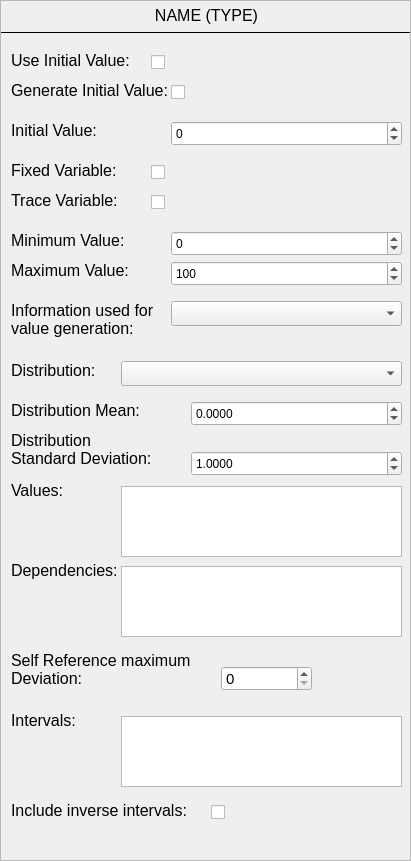
<?xml version="1.0" encoding="UTF-8"?>
<ui version="4.0">
 <class>Form</class>
 <widget class="QWidget" name="Form">
  <property name="geometry">
   <rect>
    <x>0</x>
    <y>0</y>
    <width>411</width>
    <height>861</height>
   </rect>
  </property>
  <property name="windowTitle">
   <string>Form</string>
  </property>
  <widget class="QScrollArea" name="vaiable_input_string">
   <property name="geometry">
    <rect>
     <x>0</x>
     <y>0</y>
     <width>411</width>
     <height>861</height>
    </rect>
   </property>
   <property name="frameShadow">
    <enum>QFrame::Sunken</enum>
   </property>
   <property name="verticalScrollBarPolicy">
    <enum>Qt::ScrollBarAlwaysOff</enum>
   </property>
   <property name="horizontalScrollBarPolicy">
    <enum>Qt::ScrollBarAlwaysOff</enum>
   </property>
   <property name="widgetResizable">
    <bool>true</bool>
   </property>
   <widget class="QWidget" name="scrollAreaWidgetContents_7">
    <property name="geometry">
     <rect>
      <x>0</x>
      <y>0</y>
      <width>409</width>
      <height>859</height>
     </rect>
    </property>
    <widget class="QWidget" name="variable_input" native="true">
     <property name="geometry">
      <rect>
       <x>10</x>
       <y>120</y>
       <width>401</width>
       <height>27</height>
      </rect>
     </property>
     <property name="toolTip">
      <string>&lt;html&gt;&lt;head/&gt;&lt;body&gt;&lt;p&gt;If the above option is checked this setting let's you adjust the initial value.&lt;/p&gt;&lt;/body&gt;&lt;/html&gt;</string>
     </property>
     <property name="whatsThis">
      <string>&lt;html&gt;&lt;head/&gt;&lt;body&gt;&lt;p&gt;Dies ist ein Test&lt;/p&gt;&lt;p&gt;&lt;br/&gt;&lt;/p&gt;&lt;/body&gt;&lt;/html&gt;</string>
     </property>
     <widget class="QLabel" name="initial_value_label">
      <property name="geometry">
       <rect>
        <x>0</x>
        <y>0</y>
        <width>91</width>
        <height>21</height>
       </rect>
      </property>
      <property name="font">
       <font>
        <pointsize>12</pointsize>
       </font>
      </property>
      <property name="text">
       <string>Initial Value:</string>
      </property>
      <property name="alignment">
       <set>Qt::AlignLeading|Qt::AlignLeft|Qt::AlignTop</set>
      </property>
     </widget>
     <widget class="QSpinBox" name="initial_value_input">
      <property name="geometry">
       <rect>
        <x>160</x>
        <y>0</y>
        <width>231</width>
        <height>25</height>
       </rect>
      </property>
      <property name="minimum">
       <number>-99999999</number>
      </property>
      <property name="maximum">
       <number>99999999</number>
      </property>
     </widget>
    </widget>
    <widget class="QLabel" name="header_label">
     <property name="geometry">
      <rect>
       <x>10</x>
       <y>5</y>
       <width>391</width>
       <height>21</height>
      </rect>
     </property>
     <property name="font">
      <font>
       <pointsize>12</pointsize>
      </font>
     </property>
     <property name="toolTip">
      <string>&lt;html&gt;&lt;head/&gt;&lt;body&gt;&lt;p&gt;The name and the type of the variable.&lt;/p&gt;&lt;/body&gt;&lt;/html&gt;</string>
     </property>
     <property name="text">
      <string>NAME (TYPE)</string>
     </property>
     <property name="alignment">
      <set>Qt::AlignHCenter|Qt::AlignTop</set>
     </property>
    </widget>
    <widget class="Line" name="line_17">
     <property name="geometry">
      <rect>
       <x>0</x>
       <y>30</y>
       <width>411</width>
       <height>3</height>
      </rect>
     </property>
     <property name="frameShadow">
      <enum>QFrame::Plain</enum>
     </property>
     <property name="orientation">
      <enum>Qt::Horizontal</enum>
     </property>
    </widget>
    <widget class="QWidget" name="variable_input_2" native="true">
     <property name="geometry">
      <rect>
       <x>10</x>
       <y>480</y>
       <width>401</width>
       <height>81</height>
      </rect>
     </property>
     <property name="toolTip">
      <string>&lt;html&gt;&lt;head/&gt;&lt;body&gt;&lt;p&gt;This field allows to specify valid values for the variable. These values are used if a transition writes to the variable. The specification has to be done using the following syntax:&lt;/p&gt;&lt;p align=&quot;center&quot;&gt;&amp;quot;value1&amp;quot;, &amp;quot;value2&amp;quot;, ...&lt;/p&gt;&lt;p&gt;Optionally weights can be specified for each value. Each weight has to be a whole positive number. If weights are specified they have to be specified using the following syntax:&lt;/p&gt;&lt;p align=&quot;center&quot;&gt;&amp;quot;value1&amp;quot;, &amp;quot;value2&amp;quot; | value1_weight, value2_weight&lt;/p&gt;&lt;p&gt;If weights are specified the number of specified values must equal the number of specified weights.&lt;/p&gt;&lt;/body&gt;&lt;/html&gt;</string>
     </property>
     <property name="whatsThis">
      <string>&lt;html&gt;&lt;head/&gt;&lt;body&gt;&lt;p&gt;Dies ist ein Test&lt;/p&gt;&lt;p&gt;&lt;br/&gt;&lt;/p&gt;&lt;/body&gt;&lt;/html&gt;</string>
     </property>
     <widget class="QLabel" name="initial_value_label_2">
      <property name="geometry">
       <rect>
        <x>0</x>
        <y>0</y>
        <width>51</width>
        <height>21</height>
       </rect>
      </property>
      <property name="font">
       <font>
        <pointsize>12</pointsize>
       </font>
      </property>
      <property name="text">
       <string>Values:</string>
      </property>
      <property name="alignment">
       <set>Qt::AlignLeading|Qt::AlignLeft|Qt::AlignTop</set>
      </property>
     </widget>
     <widget class="QPlainTextEdit" name="values_input">
      <property name="geometry">
       <rect>
        <x>110</x>
        <y>5</y>
        <width>281</width>
        <height>71</height>
       </rect>
      </property>
      <property name="font">
       <font>
        <pointsize>12</pointsize>
       </font>
      </property>
     </widget>
    </widget>
    <widget class="QWidget" name="variable_input_3" native="true">
     <property name="geometry">
      <rect>
       <x>10</x>
       <y>560</y>
       <width>401</width>
       <height>81</height>
      </rect>
     </property>
     <property name="toolTip">
      <string>&lt;html&gt;&lt;head/&gt;&lt;body&gt;&lt;p&gt;This field allows to specify dependencies of the variable. These dependencies are considered when generating values for this variable. The specification has to be done using the following syntax:&lt;/p&gt;&lt;p align=&quot;center&quot;&gt;&amp;quot;logical_expression&amp;quot; =&amp;gt; &amp;quot;constraint1&amp;quot;, dependency2, ...&lt;/p&gt;&lt;p&gt;Example for the variable &amp;quot;cancer_type&amp;quot;: &lt;/p&gt;&lt;p align=&quot;center&quot;&gt;&amp;quot;gender == 'female' &amp;quot; =&amp;gt; &amp;quot; '!=' ; 'prostate cancer' &amp;quot;&lt;/p&gt;&lt;p&gt;The logical expression has to follow the same syntax as the guard transitions in a PNML model. The constraints have to follow the following syntax:&lt;/p&gt;&lt;p align=&quot;center&quot;&gt;&amp;quot; 'operator' ; 'value' &amp;quot;&lt;/p&gt;&lt;p&gt;The operators that are alowed are: &amp;quot;&amp;lt;&amp;quot;, &amp;quot;&amp;lt;=&amp;quot;, &amp;quot;&amp;gt;&amp;quot;, &amp;quot;&amp;gt;=&amp;quot;, &amp;quot;==&amp;quot;, &amp;quot;!=&amp;quot; For date variables the value has to be input in the following syntax: &amp;quot;yyyy-MM-ddThh:mm:ss&amp;quot;&lt;/p&gt;&lt;p&gt;&lt;br/&gt;&lt;/p&gt;&lt;p&gt;In addition to &amp;quot;normal&amp;quot; dependencies this input field can also be used to use the &amp;quot;self_reference&amp;quot; feature, which is only available for numeric and date variables. This feature allows you to have variable values change every time they are written to while reference to them self. The following syntax must be used for this feature.&lt;/p&gt;&lt;p align=&quot;center&quot;&gt;&amp;quot;SELF_REFERENCE' &amp;quot; =&amp;gt; &amp;quot; '+' ; '5' &amp;quot;&lt;/p&gt;&lt;p&gt;In the above example the variable value will be increased by 5 every time the variable is written to. However, it should be noted that this dependency only gets activated when the variable alredy has a value. The allowed operators for this feature are &amp;quot;+&amp;quot;, &amp;quot;-&amp;quot;, &amp;quot;/&amp;quot;, and &amp;quot;*&amp;quot;. For Date variables the value has to be input in the following syntax: &amp;quot;dd:hh:mm:ss&amp;quot;. &lt;/p&gt;&lt;/body&gt;&lt;/html&gt;</string>
     </property>
     <property name="whatsThis">
      <string>&lt;html&gt;&lt;head/&gt;&lt;body&gt;&lt;p&gt;Dies ist ein Test&lt;/p&gt;&lt;p&gt;&lt;br/&gt;&lt;/p&gt;&lt;/body&gt;&lt;/html&gt;</string>
     </property>
     <widget class="QLabel" name="dependencies_label">
      <property name="geometry">
       <rect>
        <x>0</x>
        <y>0</y>
        <width>111</width>
        <height>21</height>
       </rect>
      </property>
      <property name="font">
       <font>
        <pointsize>12</pointsize>
       </font>
      </property>
      <property name="text">
       <string>Dependencies:</string>
      </property>
      <property name="alignment">
       <set>Qt::AlignLeading|Qt::AlignLeft|Qt::AlignTop</set>
      </property>
     </widget>
     <widget class="QPlainTextEdit" name="dependencies_input">
      <property name="geometry">
       <rect>
        <x>110</x>
        <y>5</y>
        <width>281</width>
        <height>71</height>
       </rect>
      </property>
      <property name="font">
       <font>
        <pointsize>12</pointsize>
       </font>
      </property>
     </widget>
    </widget>
    <widget class="QWidget" name="variable_input_4" native="true">
     <property name="geometry">
      <rect>
       <x>10</x>
       <y>230</y>
       <width>401</width>
       <height>27</height>
      </rect>
     </property>
     <property name="toolTip">
      <string>&lt;html&gt;&lt;head/&gt;&lt;body&gt;&lt;p&gt;This setting let's you set a minimum value for all values generated for this variable.&lt;/p&gt;&lt;/body&gt;&lt;/html&gt;</string>
     </property>
     <property name="whatsThis">
      <string>&lt;html&gt;&lt;head/&gt;&lt;body&gt;&lt;p&gt;Dies ist ein Test&lt;/p&gt;&lt;p&gt;&lt;br/&gt;&lt;/p&gt;&lt;/body&gt;&lt;/html&gt;</string>
     </property>
     <widget class="QLabel" name="initial_value_label_3">
      <property name="geometry">
       <rect>
        <x>0</x>
        <y>0</y>
        <width>121</width>
        <height>21</height>
       </rect>
      </property>
      <property name="font">
       <font>
        <pointsize>12</pointsize>
       </font>
      </property>
      <property name="text">
       <string>Minimum Value:</string>
      </property>
      <property name="alignment">
       <set>Qt::AlignLeading|Qt::AlignLeft|Qt::AlignTop</set>
      </property>
     </widget>
     <widget class="QSpinBox" name="minimum_value_input">
      <property name="geometry">
       <rect>
        <x>160</x>
        <y>0</y>
        <width>231</width>
        <height>25</height>
       </rect>
      </property>
      <property name="minimum">
       <number>-99999999</number>
      </property>
      <property name="maximum">
       <number>99999999</number>
      </property>
     </widget>
    </widget>
    <widget class="QWidget" name="variable_input_5" native="true">
     <property name="geometry">
      <rect>
       <x>10</x>
       <y>260</y>
       <width>401</width>
       <height>27</height>
      </rect>
     </property>
     <property name="toolTip">
      <string>&lt;html&gt;&lt;head/&gt;&lt;body&gt;&lt;p&gt;This setting let's you set a maximum value for all values generated for this variable.&lt;/p&gt;&lt;/body&gt;&lt;/html&gt;</string>
     </property>
     <property name="whatsThis">
      <string>&lt;html&gt;&lt;head/&gt;&lt;body&gt;&lt;p&gt;Dies ist ein Test&lt;/p&gt;&lt;p&gt;&lt;br/&gt;&lt;/p&gt;&lt;/body&gt;&lt;/html&gt;</string>
     </property>
     <widget class="QLabel" name="initial_value_label_4">
      <property name="geometry">
       <rect>
        <x>0</x>
        <y>0</y>
        <width>121</width>
        <height>21</height>
       </rect>
      </property>
      <property name="font">
       <font>
        <pointsize>12</pointsize>
       </font>
      </property>
      <property name="text">
       <string>Maximum Value:</string>
      </property>
      <property name="alignment">
       <set>Qt::AlignLeading|Qt::AlignLeft|Qt::AlignTop</set>
      </property>
     </widget>
     <widget class="QSpinBox" name="maximum_value_input">
      <property name="geometry">
       <rect>
        <x>160</x>
        <y>0</y>
        <width>231</width>
        <height>25</height>
       </rect>
      </property>
      <property name="minimum">
       <number>-99999999</number>
      </property>
      <property name="maximum">
       <number>99999999</number>
      </property>
      <property name="value">
       <number>100</number>
      </property>
     </widget>
    </widget>
    <widget class="QWidget" name="variable_input_6" native="true">
     <property name="geometry">
      <rect>
       <x>10</x>
       <y>710</y>
       <width>401</width>
       <height>81</height>
      </rect>
     </property>
     <property name="toolTip">
      <string>&lt;html&gt;&lt;head/&gt;&lt;body&gt;&lt;p&gt;This setting allows to specify intervals for the value generation for this variable. If intervals are used a random interval will be chosen and a value will be generated that lies inside this interval. The following syntax must be used to specify intervals:&lt;/p&gt;&lt;p align=&quot;center&quot;&gt;(&amp;quot;operator&amp;quot; ; &amp;quot;boundry&amp;quot;), (&amp;quot;operator&amp;quot; ; &amp;quot;boundry&amp;quot;)...&lt;/p&gt;&lt;p align=&quot;center&quot;&gt;Allowed operators: &amp;quot;&amp;lt;&amp;quot;, &amp;quot;&amp;gt;&amp;quot;, &amp;quot;&amp;lt;=&amp;quot;, &amp;quot;&amp;gt;=&amp;quot;&lt;/p&gt;&lt;p align=&quot;center&quot;&gt;example: (&amp;quot;&amp;lt;&amp;quot; ; &amp;quot;1.0&amp;quot;)&lt;/p&gt;&lt;/body&gt;&lt;/html&gt;</string>
     </property>
     <property name="whatsThis">
      <string>&lt;html&gt;&lt;head/&gt;&lt;body&gt;&lt;p&gt;Dies ist ein Test&lt;/p&gt;&lt;p&gt;&lt;br/&gt;&lt;/p&gt;&lt;/body&gt;&lt;/html&gt;</string>
     </property>
     <widget class="QLabel" name="dependencies_label_2">
      <property name="geometry">
       <rect>
        <x>0</x>
        <y>0</y>
        <width>111</width>
        <height>21</height>
       </rect>
      </property>
      <property name="font">
       <font>
        <pointsize>12</pointsize>
       </font>
      </property>
      <property name="text">
       <string>Intervals:</string>
      </property>
      <property name="alignment">
       <set>Qt::AlignLeading|Qt::AlignLeft|Qt::AlignTop</set>
      </property>
     </widget>
     <widget class="QPlainTextEdit" name="intervals_input">
      <property name="geometry">
       <rect>
        <x>110</x>
        <y>5</y>
        <width>281</width>
        <height>71</height>
       </rect>
      </property>
     </widget>
    </widget>
    <widget class="QWidget" name="variable_input_7" native="true">
     <property name="geometry">
      <rect>
       <x>10</x>
       <y>360</y>
       <width>401</width>
       <height>27</height>
      </rect>
     </property>
     <property name="toolTip">
      <string>&lt;html&gt;&lt;head/&gt;&lt;body&gt;&lt;p&gt;This setting allows to change the type of the distribution used to generate values for this variable.&lt;/p&gt;&lt;/body&gt;&lt;/html&gt;</string>
     </property>
     <property name="whatsThis">
      <string>&lt;html&gt;&lt;head/&gt;&lt;body&gt;&lt;p&gt;Dies ist ein Test&lt;/p&gt;&lt;p&gt;&lt;br/&gt;&lt;/p&gt;&lt;/body&gt;&lt;/html&gt;</string>
     </property>
     <widget class="QLabel" name="initial_value_label_5">
      <property name="geometry">
       <rect>
        <x>0</x>
        <y>0</y>
        <width>101</width>
        <height>21</height>
       </rect>
      </property>
      <property name="font">
       <font>
        <pointsize>12</pointsize>
       </font>
      </property>
      <property name="text">
       <string>Distribution:</string>
      </property>
      <property name="alignment">
       <set>Qt::AlignLeading|Qt::AlignLeft|Qt::AlignTop</set>
      </property>
     </widget>
     <widget class="QComboBox" name="distribution_input">
      <property name="geometry">
       <rect>
        <x>110</x>
        <y>0</y>
        <width>281</width>
        <height>25</height>
       </rect>
      </property>
     </widget>
    </widget>
    <widget class="QWidget" name="variable_input_8" native="true">
     <property name="geometry">
      <rect>
       <x>10</x>
       <y>300</y>
       <width>401</width>
       <height>51</height>
      </rect>
     </property>
     <property name="toolTip">
      <string>&lt;html&gt;&lt;head/&gt;&lt;body&gt;&lt;p&gt;This setting allows to specify which information is used to generate the values for this variable.&lt;/p&gt;&lt;/body&gt;&lt;/html&gt;</string>
     </property>
     <property name="whatsThis">
      <string>&lt;html&gt;&lt;head/&gt;&lt;body&gt;&lt;p&gt;Dies ist ein Test&lt;/p&gt;&lt;p&gt;&lt;br/&gt;&lt;/p&gt;&lt;/body&gt;&lt;/html&gt;</string>
     </property>
     <widget class="QComboBox" name="used_info_input">
      <property name="geometry">
       <rect>
        <x>160</x>
        <y>0</y>
        <width>231</width>
        <height>25</height>
       </rect>
      </property>
      <property name="editable">
       <bool>false</bool>
      </property>
     </widget>
     <widget class="QLabel" name="initial_value_label_8">
      <property name="geometry">
       <rect>
        <x>0</x>
        <y>0</y>
        <width>181</width>
        <height>51</height>
       </rect>
      </property>
      <property name="font">
       <font>
        <pointsize>12</pointsize>
       </font>
      </property>
      <property name="text">
       <string>Information used for
value generation:</string>
      </property>
      <property name="alignment">
       <set>Qt::AlignLeading|Qt::AlignLeft|Qt::AlignTop</set>
      </property>
     </widget>
    </widget>
    <widget class="QWidget" name="variable_input_9" native="true">
     <property name="geometry">
      <rect>
       <x>10</x>
       <y>400</y>
       <width>401</width>
       <height>27</height>
      </rect>
     </property>
     <property name="toolTip">
      <string>&lt;html&gt;&lt;head/&gt;&lt;body&gt;&lt;p&gt;The mean value that the distribution should have.&lt;/p&gt;&lt;/body&gt;&lt;/html&gt;</string>
     </property>
     <property name="whatsThis">
      <string>&lt;html&gt;&lt;head/&gt;&lt;body&gt;&lt;p&gt;Dies ist ein Test&lt;/p&gt;&lt;p&gt;&lt;br/&gt;&lt;/p&gt;&lt;/body&gt;&lt;/html&gt;</string>
     </property>
     <widget class="QLabel" name="initial_value_label_9">
      <property name="geometry">
       <rect>
        <x>0</x>
        <y>0</y>
        <width>141</width>
        <height>21</height>
       </rect>
      </property>
      <property name="font">
       <font>
        <pointsize>12</pointsize>
       </font>
      </property>
      <property name="text">
       <string>Distribution Mean:</string>
      </property>
      <property name="alignment">
       <set>Qt::AlignLeading|Qt::AlignLeft|Qt::AlignTop</set>
      </property>
     </widget>
     <widget class="QDoubleSpinBox" name="distribution_mean_input">
      <property name="geometry">
       <rect>
        <x>180</x>
        <y>0</y>
        <width>211</width>
        <height>25</height>
       </rect>
      </property>
      <property name="decimals">
       <number>4</number>
      </property>
      <property name="minimum">
       <double>-99999999.000000000000000</double>
      </property>
      <property name="maximum">
       <double>99999999.000000000000000</double>
      </property>
     </widget>
    </widget>
    <widget class="QWidget" name="variable_input_10" native="true">
     <property name="geometry">
      <rect>
       <x>10</x>
       <y>430</y>
       <width>401</width>
       <height>51</height>
      </rect>
     </property>
     <property name="toolTip">
      <string>&lt;html&gt;&lt;head/&gt;&lt;body&gt;&lt;p&gt;The standard deviation that the distribution should have.&lt;/p&gt;&lt;/body&gt;&lt;/html&gt;</string>
     </property>
     <property name="whatsThis">
      <string>&lt;html&gt;&lt;head/&gt;&lt;body&gt;&lt;p&gt;Dies ist ein Test&lt;/p&gt;&lt;p&gt;&lt;br/&gt;&lt;/p&gt;&lt;/body&gt;&lt;/html&gt;</string>
     </property>
     <widget class="QLabel" name="initial_value_label_10">
      <property name="geometry">
       <rect>
        <x>0</x>
        <y>0</y>
        <width>151</width>
        <height>51</height>
       </rect>
      </property>
      <property name="font">
       <font>
        <pointsize>12</pointsize>
       </font>
      </property>
      <property name="text">
       <string>Distribution
Standard Deviation:</string>
      </property>
      <property name="alignment">
       <set>Qt::AlignLeading|Qt::AlignLeft|Qt::AlignTop</set>
      </property>
     </widget>
     <widget class="QDoubleSpinBox" name="distribution_sd_input">
      <property name="geometry">
       <rect>
        <x>180</x>
        <y>20</y>
        <width>211</width>
        <height>25</height>
       </rect>
      </property>
      <property name="decimals">
       <number>4</number>
      </property>
      <property name="minimum">
       <double>0.000000000000000</double>
      </property>
      <property name="maximum">
       <double>99999999.000000000000000</double>
      </property>
      <property name="value">
       <double>1.000000000000000</double>
      </property>
     </widget>
    </widget>
    <widget class="QWidget" name="variable_input_11" native="true">
     <property name="geometry">
      <rect>
       <x>10</x>
       <y>50</y>
       <width>401</width>
       <height>27</height>
      </rect>
     </property>
     <property name="toolTip">
      <string>&lt;html&gt;&lt;head/&gt;&lt;body&gt;&lt;p&gt;If this option is checked the variable will have an initial value that is not dependend on a transition writing to it.&lt;/p&gt;&lt;/body&gt;&lt;/html&gt;</string>
     </property>
     <property name="whatsThis">
      <string>&lt;html&gt;&lt;head/&gt;&lt;body&gt;&lt;p&gt;Dies ist ein Test&lt;/p&gt;&lt;p&gt;&lt;br/&gt;&lt;/p&gt;&lt;/body&gt;&lt;/html&gt;</string>
     </property>
     <widget class="QLabel" name="initial_value_label_6">
      <property name="geometry">
       <rect>
        <x>0</x>
        <y>0</y>
        <width>121</width>
        <height>21</height>
       </rect>
      </property>
      <property name="font">
       <font>
        <pointsize>12</pointsize>
       </font>
      </property>
      <property name="text">
       <string>Use Initial Value:</string>
      </property>
      <property name="alignment">
       <set>Qt::AlignLeading|Qt::AlignLeft|Qt::AlignTop</set>
      </property>
     </widget>
     <widget class="QCheckBox" name="use_initial_value_input">
      <property name="geometry">
       <rect>
        <x>140</x>
        <y>0</y>
        <width>82</width>
        <height>23</height>
       </rect>
      </property>
      <property name="text">
       <string/>
      </property>
     </widget>
    </widget>
    <widget class="QWidget" name="variable_input_12" native="true">
     <property name="geometry">
      <rect>
       <x>10</x>
       <y>800</y>
       <width>401</width>
       <height>27</height>
      </rect>
     </property>
     <property name="toolTip">
      <string>&lt;html&gt;&lt;head/&gt;&lt;body&gt;&lt;p&gt;If this option is checked the inverse intervals are also included. For example, if the interval (&amp;quot;&amp;lt;&amp;quot;, &amp;quot;1.0&amp;quot;) is entered the inverse interval is (&amp;quot;&amp;gt;=&amp;quot;, &amp;quot;1.0&amp;quot;) is also included.&lt;/p&gt;&lt;/body&gt;&lt;/html&gt;</string>
     </property>
     <property name="whatsThis">
      <string>&lt;html&gt;&lt;head/&gt;&lt;body&gt;&lt;p&gt;Dies ist ein Test&lt;/p&gt;&lt;p&gt;&lt;br/&gt;&lt;/p&gt;&lt;/body&gt;&lt;/html&gt;</string>
     </property>
     <widget class="QLabel" name="initial_value_label_7">
      <property name="geometry">
       <rect>
        <x>0</x>
        <y>0</y>
        <width>181</width>
        <height>21</height>
       </rect>
      </property>
      <property name="font">
       <font>
        <pointsize>12</pointsize>
       </font>
      </property>
      <property name="text">
       <string>Include inverse intervals: </string>
      </property>
      <property name="alignment">
       <set>Qt::AlignLeading|Qt::AlignLeft|Qt::AlignTop</set>
      </property>
     </widget>
     <widget class="QCheckBox" name="inverse_intervals_input">
      <property name="geometry">
       <rect>
        <x>200</x>
        <y>0</y>
        <width>82</width>
        <height>23</height>
       </rect>
      </property>
      <property name="text">
       <string/>
      </property>
     </widget>
    </widget>
    <widget class="QWidget" name="gen_initial_value" native="true">
     <property name="geometry">
      <rect>
       <x>10</x>
       <y>80</y>
       <width>401</width>
       <height>27</height>
      </rect>
     </property>
     <property name="toolTip">
      <string>&lt;html&gt;&lt;head/&gt;&lt;body&gt;&lt;p&gt;If this option is checked the initial value will be generated and and the  input for the initial value that is below this option will not be used.&lt;/p&gt;&lt;/body&gt;&lt;/html&gt;</string>
     </property>
     <property name="whatsThis">
      <string>&lt;html&gt;&lt;head/&gt;&lt;body&gt;&lt;p&gt;Dies ist ein Test&lt;/p&gt;&lt;p&gt;&lt;br/&gt;&lt;/p&gt;&lt;/body&gt;&lt;/html&gt;</string>
     </property>
     <widget class="QLabel" name="initial_value_label_11">
      <property name="geometry">
       <rect>
        <x>0</x>
        <y>0</y>
        <width>161</width>
        <height>21</height>
       </rect>
      </property>
      <property name="font">
       <font>
        <pointsize>12</pointsize>
       </font>
      </property>
      <property name="text">
       <string>Generate Initial Value:</string>
      </property>
      <property name="alignment">
       <set>Qt::AlignLeading|Qt::AlignLeft|Qt::AlignTop</set>
      </property>
     </widget>
     <widget class="QCheckBox" name="gen_initial_value_input">
      <property name="geometry">
       <rect>
        <x>160</x>
        <y>0</y>
        <width>82</width>
        <height>23</height>
       </rect>
      </property>
      <property name="text">
       <string/>
      </property>
     </widget>
    </widget>
    <widget class="QWidget" name="fixed_variable" native="true">
     <property name="geometry">
      <rect>
       <x>10</x>
       <y>160</y>
       <width>401</width>
       <height>27</height>
      </rect>
     </property>
     <property name="toolTip">
      <string>&lt;html&gt;&lt;head/&gt;&lt;body&gt;&lt;p&gt;If this option is checked the variable will have a fixed value once it has been written to once. Even if another transition writes to it, the value will not change.&lt;/p&gt;&lt;/body&gt;&lt;/html&gt;</string>
     </property>
     <property name="whatsThis">
      <string>&lt;html&gt;&lt;head/&gt;&lt;body&gt;&lt;p&gt;Dies ist ein Test&lt;/p&gt;&lt;p&gt;&lt;br/&gt;&lt;/p&gt;&lt;/body&gt;&lt;/html&gt;</string>
     </property>
     <widget class="QLabel" name="initial_value_label_12">
      <property name="geometry">
       <rect>
        <x>0</x>
        <y>0</y>
        <width>121</width>
        <height>21</height>
       </rect>
      </property>
      <property name="font">
       <font>
        <pointsize>12</pointsize>
       </font>
      </property>
      <property name="text">
       <string>Fixed Variable:</string>
      </property>
      <property name="alignment">
       <set>Qt::AlignLeading|Qt::AlignLeft|Qt::AlignTop</set>
      </property>
     </widget>
     <widget class="QCheckBox" name="fixed_variable_input">
      <property name="geometry">
       <rect>
        <x>140</x>
        <y>0</y>
        <width>82</width>
        <height>23</height>
       </rect>
      </property>
      <property name="text">
       <string/>
      </property>
     </widget>
    </widget>
    <widget class="QWidget" name="trace_variable" native="true">
     <property name="geometry">
      <rect>
       <x>10</x>
       <y>190</y>
       <width>401</width>
       <height>27</height>
      </rect>
     </property>
     <property name="toolTip">
      <string>&lt;html&gt;&lt;head/&gt;&lt;body&gt;&lt;p&gt;If this option is checked the variable will be a trace variable, that is not part of any events.&lt;/p&gt;&lt;/body&gt;&lt;/html&gt;</string>
     </property>
     <property name="whatsThis">
      <string>&lt;html&gt;&lt;head/&gt;&lt;body&gt;&lt;p&gt;Dies ist ein Test&lt;/p&gt;&lt;p&gt;&lt;br/&gt;&lt;/p&gt;&lt;/body&gt;&lt;/html&gt;</string>
     </property>
     <widget class="QLabel" name="initial_value_label_13">
      <property name="geometry">
       <rect>
        <x>0</x>
        <y>0</y>
        <width>131</width>
        <height>21</height>
       </rect>
      </property>
      <property name="font">
       <font>
        <pointsize>12</pointsize>
       </font>
      </property>
      <property name="text">
       <string>Trace Variable:</string>
      </property>
      <property name="alignment">
       <set>Qt::AlignLeading|Qt::AlignLeft|Qt::AlignTop</set>
      </property>
     </widget>
     <widget class="QCheckBox" name="trace_variable_input">
      <property name="geometry">
       <rect>
        <x>140</x>
        <y>0</y>
        <width>82</width>
        <height>23</height>
       </rect>
      </property>
      <property name="text">
       <string/>
      </property>
     </widget>
    </widget>
    <widget class="QWidget" name="self_deviation" native="true">
     <property name="geometry">
      <rect>
       <x>10</x>
       <y>650</y>
       <width>401</width>
       <height>51</height>
      </rect>
     </property>
     <property name="toolTip">
      <string>&lt;html&gt;&lt;head/&gt;&lt;body&gt;&lt;p&gt;This setting allows you to add some variance for the self reference feature. To understand how this feature works, consider the following example:&lt;/p&gt;&lt;p align=&quot;center&quot;&gt;&amp;quot;SELF_REFERENCE&amp;quot; =&amp;gt; &amp;quot;'+'; '5' &amp;quot;&lt;/p&gt;&lt;p&gt;If this setting is set to 0 the variable will be increased by 5 every time it is written to. If this setting is set to 2 the variable will be increased by a value in the range 3 to 7.&lt;/p&gt;&lt;/body&gt;&lt;/html&gt;</string>
     </property>
     <property name="whatsThis">
      <string>&lt;html&gt;&lt;head/&gt;&lt;body&gt;&lt;p&gt;Dies ist ein Test&lt;/p&gt;&lt;p&gt;&lt;br/&gt;&lt;/p&gt;&lt;/body&gt;&lt;/html&gt;</string>
     </property>
     <widget class="QLabel" name="initial_value_label_15">
      <property name="geometry">
       <rect>
        <x>0</x>
        <y>0</y>
        <width>191</width>
        <height>51</height>
       </rect>
      </property>
      <property name="font">
       <font>
        <pointsize>12</pointsize>
       </font>
      </property>
      <property name="text">
       <string>Self Reference maximum
Deviation:</string>
      </property>
      <property name="alignment">
       <set>Qt::AlignLeading|Qt::AlignLeft|Qt::AlignTop</set>
      </property>
     </widget>
     <widget class="QSpinBox" name="self_deviation_input">
      <property name="geometry">
       <rect>
        <x>210</x>
        <y>15</y>
        <width>91</width>
        <height>25</height>
       </rect>
      </property>
      <property name="font">
       <font>
        <pointsize>11</pointsize>
       </font>
      </property>
      <property name="maximum">
       <number>99999999</number>
      </property>
     </widget>
    </widget>
   </widget>
  </widget>
 </widget>
 <resources/>
 <connections/>
</ui>
